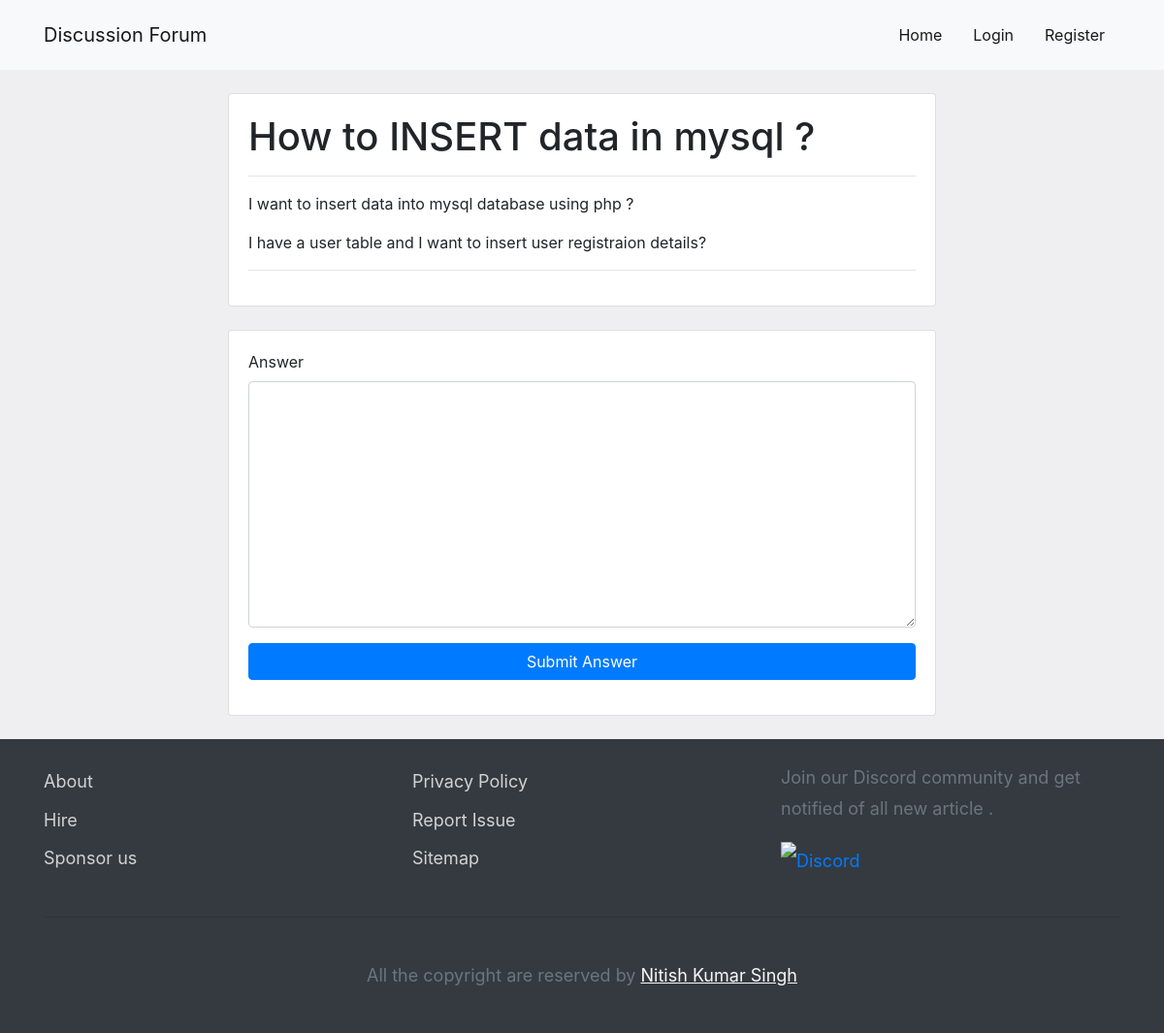
Page /discussion/12 on the committed database.
### tables this page shows
CREATE TABLE `question` (
  `id` int(11) NOT NULL,
  `title` varchar(128) NOT NULL,
  `topic` varchar(32) NOT NULL,
  `question` varchar(2048) NOT NULL,
  `timestamp` timestamp NOT NULL DEFAULT current_timestamp()
);

### discussion.php (the view, shortened to what this page needs)
<?php
    $id = $_GET['q'];
    include './utils/env.php';
    $con = new mysqli($SERVER,$USERNAME,$PASSWORD,$DATABASE);
    $query = "SELECT * from`question` where id = $id";
    $result = $con->query($query);
    $row = $result->fetch_assoc();
?>
<!DOCTYPE html>
<html lang="en">
<head>
   <?php require('./partials/head.php') ?>
   <link rel="stylesheet" href="https://cdn.jsdelivr.net/simplemde/latest/simplemde.min.css">
</head>
<body>
    <?php require('./partials/navigation.php') ?>
    <div class="container my-4"  style="min-height:70vh">
        <div class="row">
            <div class="col-md-8 offset-md-2">
                <div class="card mb-4">
                    <div class="card-body">
                        <h1>
                        <?= $row['title'] ?>
                        </h1>
                        <hr>
                        <?= $row['question'] ?>
                        <hr>
                    </div>
                </div>
                <div class="card">
                    <div class="card-body">
                        <div class="form-group">
                            <label for="answer">Answer</label>
                            <textarea class="form-control" name="answer" id="answer" cols="30" rows="10"></textarea>
                        </div>
                        <div class="form-group">
                            <input type="submit" value="Submit Answer" class="btn btn-primary btn-block">
                        </div>
                    </div>
                </div>
            </div>
        </div>
    </div>
    <?php require('./partials/footer.php') ?>
</body>
</html>

### partials/head.php (style rules this page uses)
body { background: #efeff1; }

### rows in the picture
question: title "How to INSERT data in mysql ?", question "I want to insert data into mysql database using php ? I have a user table and I want to insert user registraion details?"

### other values in the picture
$nav_link['name'] "Home"
$nav_link['name'] "Login"
$nav_link['name'] "Register"
